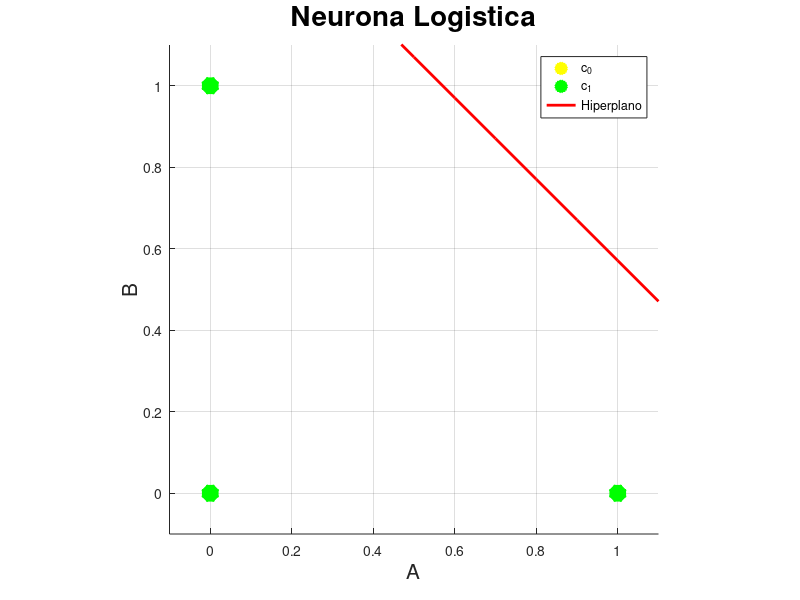
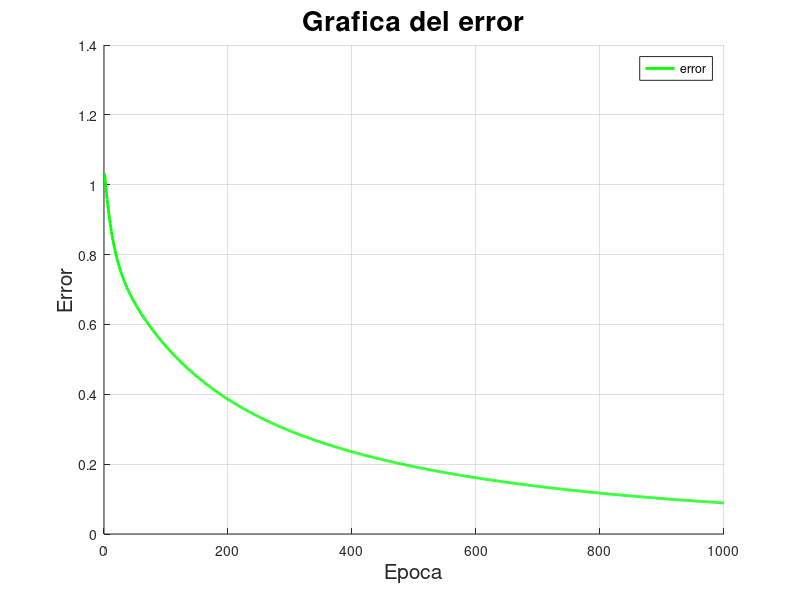

These charts were generated, in order, by the following MATLAB code:
% Ian Mu;oz Nu;ez - Adaline
% Desarrollar un código en el que una neurona sea capaz de
% clasificar patrones de entrada con una función AND
% utilizando la función logística:
%           1
% y = -------------
%     1 + exp(-a*v)

close all
clear
clc

x = [0 0 1 1;
    0 1 0 1]; % Datos de entrenamiento
d = [0 0 0 1]; % Salida deseada
eta = 1e-1; % Factor de aprendizaje
epocas = 1000; % Numero de iteraciones deseadas

w = rand(size(x,1), size(d,1)); % Pesos sinapticos
b = rand(1, size(d,1)); % Bias
a = 1; % Valor para definir la pendiente de la funcion logistica

p = size(x,2); % Numero de patrones de entrada
J = zeros(1,epocas); % Arreglo para almacenar el error del Adaline

function y = logistic(a,v)
    y = 1./(1 + exp(-a*v)); % Funcion logistica aplicada el valor 'v'
end

for epoca= 1:epocas
    v = w'*x + b; % Interaccion de la entrada con los pesos y el bias
    y = logistic(a,v); % Valor que regresa la funcion logistica

    e = d - y; % Error entre la salida deseada y la obtenida
    w = w + (eta/p)*(x*e'); % Ajuste de los pesos sinapticos
    b = b + (eta/p)*sum(e); % Ajuste del valor del bias

    J(epoca) = sum((d - logistic(a,v)).^2); % Error cuadratico medio
end

y = 1*(y>0.5); % Clasificacion de la salida del Adaline

xl = min(min(x))-0.1; % Limite inferior
xu = max(max(x))+0.1; % Limite superior
v = xl:0.1:xu; % Arreglo de valores para el hiperplano separador

m = -w(1)/w(2); % Pendiente del hiperplano
b = -b/w(2); % Coeficiente del hiperplano
f = m*v + b; % Funcion del hiperplano separador

figure(1)
hold on
grid on
axis 'equal' % Muestra la escala de los ejes igual
axis([xl xu xl xu]) % Limite de los ejes 'x' y 'y'

% Grafica de los datos de entrada y su clasificacion
plot(x(1,y==1), x(2,y==1), 'y*','LineWidth', 6, 'MarkerSize', 12)
plot(x(1,y==0), x(2,y==0), 'g*', 'LineWidth', 6, 'MarkerSize', 12)
plot(v, f, 'r-', 'LineWidth', 2) % Grafica del hiperplano separador

% Informacion de la grafica
title("Neurona Logistica", 'FontSize', 20)
xlabel('A', 'FontSize', 15)
ylabel('B', 'FontSize', 15)
legend('c_0', 'c_1', 'Hiperplano')

figure(2)
hold on
grid on

plot(J, 'g-', 'LineWidth', 2) % Grafica del error

% Informacion de la grafica
title("Grafica del error", 'FontSize', 20)
xlabel('Epoca', 'FontSize', 15)
ylabel('Error', 'FontSize', 15)
legend('error')
